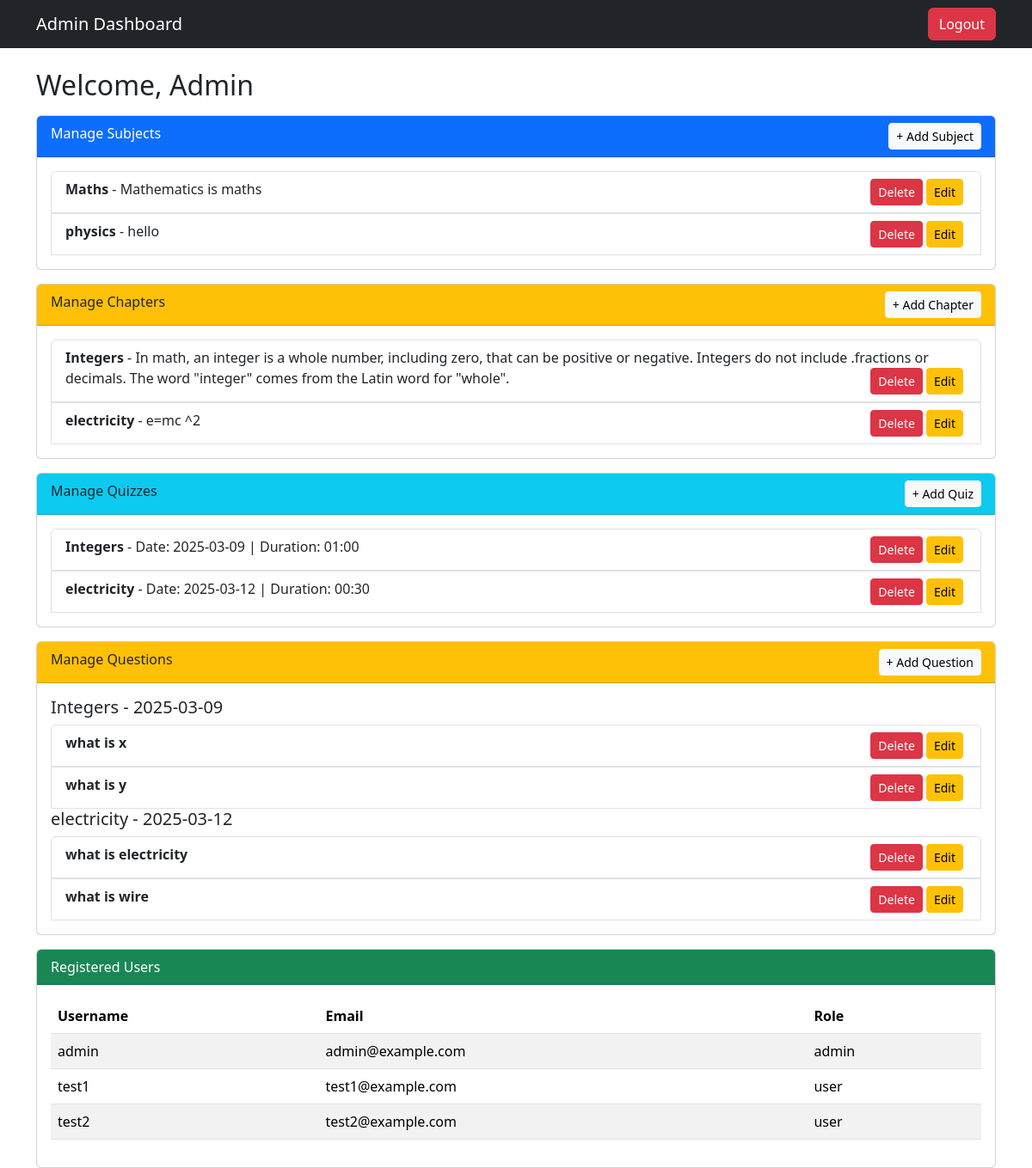
The page /admin_dashboard (signed in) on the database as committed earlier.
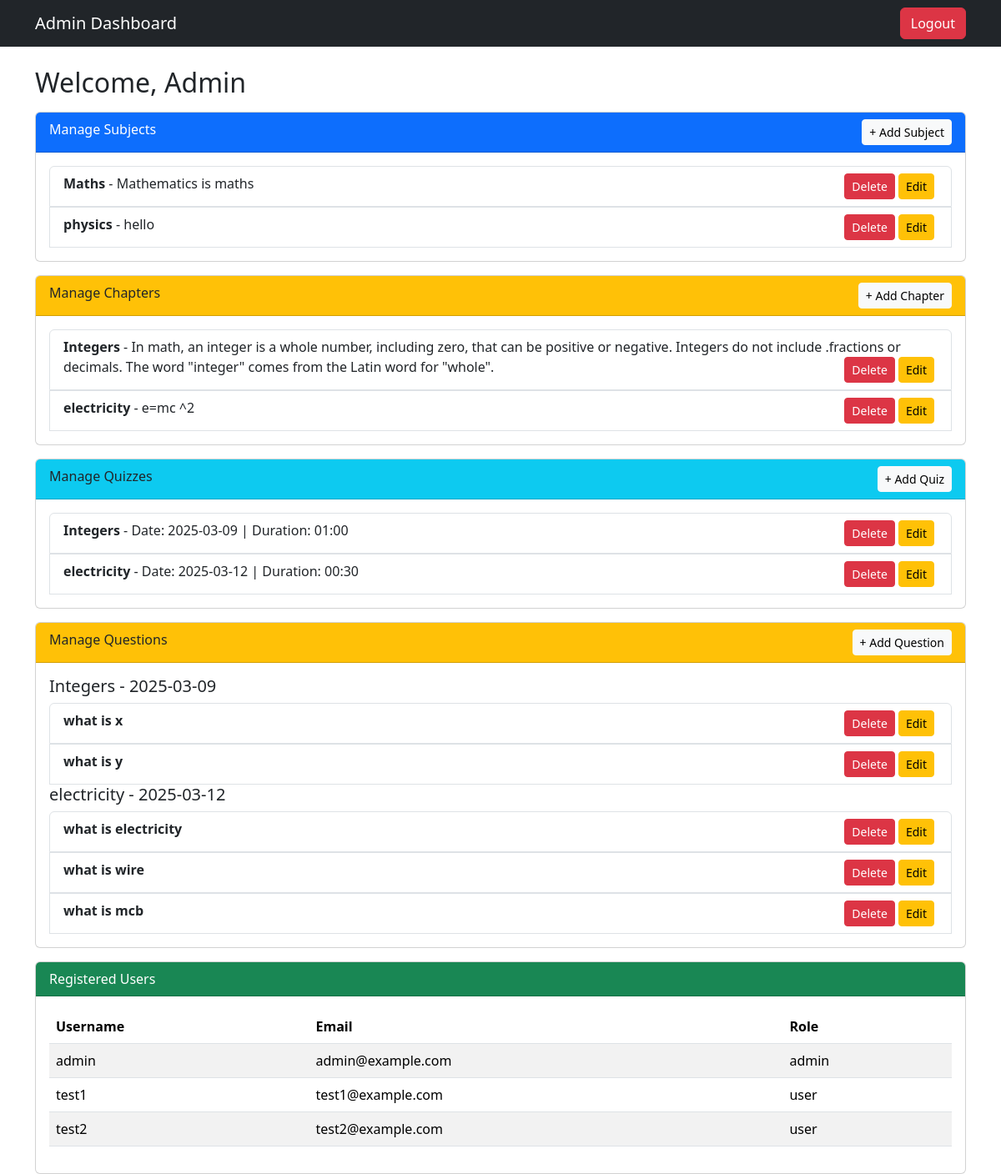
The same page on the database as committed later.
### app.py (models this page shows)
class Subject(db.Model):
    __tablename__ = 'subject'
    SubjectID = db.Column(db.Integer, primary_key=True, autoincrement=True)
    Subjectname = db.Column(db.String(500), nullable=False)
    Description = db.Column(db.String(500), nullable=False)

class Chapter(db.Model):
    __tablename__ = 'chapter'
    ChapterID = db.Column(db.Integer, primary_key=True, autoincrement=True)
    Chaptername = db.Column(db.String(500), nullable=False)
    Description = db.Column(db.String(500), nullable=False)
    QuizR = db.relationship('Quiz', backref='chapter', lazy=True)
    SubjectID = db.Column(db.Integer, db.ForeignKey('subject.SubjectID'), nullable=False)
    subject = db.relationship('Subject', backref='chapters')

class Quiz(db.Model):
    __tablename__ = 'quiz'
    QuizID = db.Column(db.Integer, primary_key=True, autoincrement=True)
    Date_of_quiz = db.Column(db.Date, nullable=False)
    Time_duration = db.Column(db.String(5), nullable=False)  # Stores "HH:MM"
    Remarks = db.Column(db.String(500))
    ChapterID = db.Column(db.Integer, db.ForeignKey('chapter.ChapterID'), nullable=False)
    QuestionsR = db.relationship('Questions', backref='quiz', lazy=True)

class Questions(db.Model):
    __tablename__ = 'questions'
    QuestionID = db.Column(db.Integer, primary_key=True, autoincrement=True)
    Question_statement = db.Column(db.String(500), nullable=False)
    Option1 = db.Column(db.String(500), nullable=False)
    Option2 = db.Column(db.String(500), nullable=False)
    Option3 = db.Column(db.String(500), nullable=False)
    Option4 = db.Column(db.String(500), nullable=False)
    Correct_option = db.Column(db.String(500), nullable=False)
    QuizID = db.Column(db.Integer, db.ForeignKey('quiz.QuizID'), nullable=False)

class User(db.Model):
    __tablename__ = 'user'
    UserID = db.Column(db.Integer, primary_key=True, autoincrement=True)
    Username = db.Column(db.String(500), nullable=False, unique=True)
    Email = db.Column(db.String(500), nullable=False, unique=True)
    Password = db.Column(db.String(500), nullable=False)
    Fullname = db.Column(db.String(500), nullable=False)
    Qualification = db.Column(db.String(500), nullable=False)
    DOB = db.Column(db.Date, nullable=False)
    Role = db.Column(db.String(10), nullable=False, default="user")  # 'admin' or 'user'

### app.py (the view)
@app.route('/admin_dashboard')
def admin_dashboard():
    if 'user_id' not in session or session['role'] != 'admin':
        flash("Unauthorized Access!", "danger")
        return redirect(url_for("home"))
    users = User.query.all()
    subjects = Subject.query.all()
    quizzes = Quiz.query.all()
    chapters = Chapter.query.all()
    return render_template("admin_dashboard.html", users=users, subjects=subjects, quizzes=quizzes, chapters=chapters)

### templates/admin_dashboard.html (shortened to what the changed rows need)
<!DOCTYPE html>
<html lang="en">
<head>
    <link href="https://cdn.jsdelivr.net/npm/bootstrap@5.3.2/dist/css/bootstrap.min.css" rel="stylesheet">
</head>
<body>
    <div class="container mt-4">
        <h2>Welcome, Admin</h2>
<div class="card mt-3">
    <div class="card-body">
        {% if subjects %}
        <ul class="list-group">
            {% for subject in subjects %}
            <li class="list-group-item">
                <strong>{{ subject.Subjectname }}</strong> - {{ subject.Description }}
                <button class="btn btn-warning btn-sm float-end mx-1" data-bs-toggle="modal" data-bs-target="#editSubjectModal{{ subject.SubjectID }}">Edit</button>
                <a href="{{ url_for('delete_subject', subject_id=subject.SubjectID) }}" class="btn btn-danger btn-sm float-end">Delete</a>
            </li>
            {% endfor %}
        </ul>
        {% else %}
        <p>No subjects available.</p>
        {% endif %}
    </div>
</div>
<div class="card mt-3">
    <div class="card-body">
        {% if chapters %}
        <ul class="list-group">
            {% for chapter in chapters %}
            <li class="list-group-item">
                <strong>{{ chapter.Chaptername }}</strong> - {{ chapter.Description }}
                <button class="btn btn-warning btn-sm float-end mx-1" data-bs-toggle="modal" data-bs-target="#editChapterModal{{ chapter.ChapterID }}">Edit</button>
                <a href="{{ url_for('delete_chapter', chapter_id=chapter.ChapterID) }}" class="btn btn-danger btn-sm float-end">Delete</a>
            </li>
            {% endfor %}
        </ul>
        {% else %}
        <p>No chapters available.</p>
        {% endif %}
    </div>
</div>
<div class="card mt-3">
    <div class="card-body">
        {% if quizzes %}
        <ul class="list-group">
            {% for quiz in quizzes %}
            <li class="list-group-item">
                <strong>{{ quiz.chapter.Chaptername }}</strong> - Date: {{ quiz.Date_of_quiz }} | Duration: {{ quiz.Time_duration }}
                <button class="btn btn-warning btn-sm float-end mx-1" data-bs-toggle="modal" data-bs-target="#editQuizModal{{ quiz.QuizID }}">Edit</button>
                <a href="{{ url_for('delete_quiz', quiz_id=quiz.QuizID) }}" class="btn btn-danger btn-sm float-end">Delete</a>
            </li>
            {% endfor %}
        </ul>
        {% else %}
        <p>No quizzes available.</p>
        {% endif %}
    </div>
</div>
<div class="card mt-3">
    <div class="card-body">
        {% if quizzes %}
            {% for quiz in quizzes %}
                <h5>{{ quiz.chapter.Chaptername }} - {{ quiz.Date_of_quiz }}</h5>
                <ul class="list-group">
                    {% for question in quiz.QuestionsR %}
                        <li class="list-group-item">
                            <strong>{{ question.Question_statement }}</strong>
                            <button class="btn btn-warning btn-sm float-end mx-1" data-bs-toggle="modal" data-bs-target="#editQuestionModal{{ question.QuestionID }}">Edit</button>
                            <a href="{{ url_for('delete_question', question_id=question.QuestionID) }}" class="btn btn-danger btn-sm float-end">Delete</a>
                        </li>
                    {% endfor %}
                </ul>
            {% endfor %}
        {% else %}
            <p>No quizzes available.</p>
        {% endif %}
    </div>
</div>
        <div class="card mt-3">
            <div class="card-body">
                {% if users %}
                <table class="table table-striped">
                    <thead>
                        <tr>
                            <th>Username</th>
                            <th>Email</th>
                            <th>Role</th>
                        </tr>
                    </thead>
                    <tbody>
                        {% for user in users %}
                        <tr>
                            <td>{{ user.Username }}</td>
                            <td>{{ user.Email }}</td>
                            <td>{{ user.Role }}</td>
                        </tr>
                        {% endfor %}
                    </tbody>
                </table>
                {% else %}
                <p>No registered users.</p>
                {% endif %}
            </div>
        </div>
</body>
</html>

Rows that differ between the two databases and show on the page:
added Questions: Question_statement "what is mcb", shown under Quiz "electricity"
